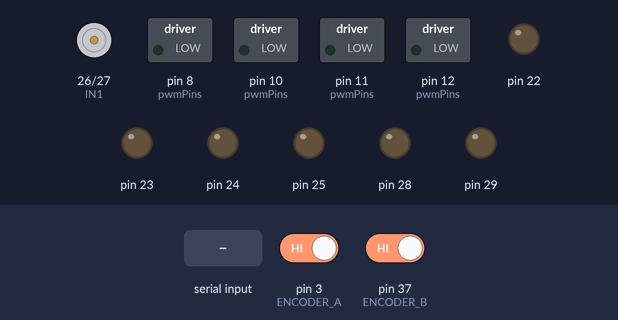
This sketch was run on a simulated Arduino Mega 2560, built with avr-gcc and run on an emulated ATmega2560. Parts: motor-driver pin pairs drawn as motors (green arrow = first pin HIGH = forward, orange = second pin HIGH = backward, longer = more drive, scaled by the enable pin), switched loads named in the sketch (green lamp = pin HIGH), output pins drawn as LEDs (lit = HIGH). The inputs (shaded band) are chosen by the test bench; at power-on: pin 3 (ENCODER_A) HIGH, pin 37 (ENCODER_B) HIGH. What the sketch prints to the serial monitor is not drawn.

Above: at 1.2 s.
1.3 s: "F\n" received over Serial
At 2.1 s:
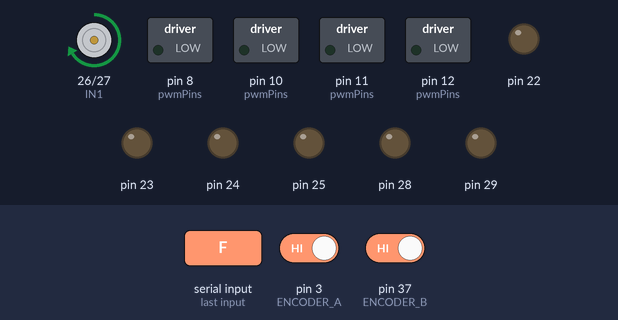
3.8 s: "R\n" received over Serial
At 4.4 s:
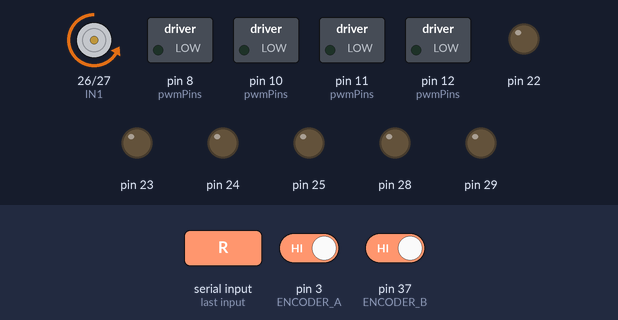
Timing chart, 0 to 6.8 s (numbered marks = the images above; inputs shaded):
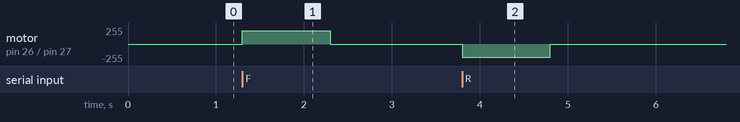

Measured:
- after the input at 1.3 s, motor on pin 26 (IN1) / pin 27 (IN2): stopped → forward 200/255 at once, → stopped 1.0 s later
- after the input at 3.8 s, motor on pin 26 (IN1) / pin 27 (IN2): stopped → backward 200/255 at once, → stopped 1.0 s later

The sketch:

third_motor_test.ino
```cpp
#include <Arduino.h>

// Arduino Mega: one driver channel, encoder A-edge decoding (x2).
const uint8_t ENCODER_A = 3;
const uint8_t ENCODER_B = 37;
volatile long encoderTicks = 0;
volatile unsigned long encoderEdges = 0;
unsigned long lastEncoderReport = 0;

void encoderISR() {
  encoderTicks += digitalRead(ENCODER_A) == digitalRead(ENCODER_B) ? 1 : -1;
  ++encoderEdges;
}

void reportEncoder() {
  noInterrupts();
  long ticks = encoderTicks;
  unsigned long edges = encoderEdges;
  interrupts();
  Serial.print(F("ENC,"));
  Serial.print(ticks);
  Serial.print(F(",EDGES,"));
  Serial.print(edges);
  Serial.print(F(",A,"));
  Serial.print(digitalRead(ENCODER_A));
  Serial.print(F(",B,"));
  Serial.println(digitalRead(ENCODER_B));
}
const uint8_t IN1 = 26;
const uint8_t IN2 = 27;
const uint8_t ENABLE_PWM = 9;
const uint8_t TEST_PWM = 200;
const unsigned long PULSE_MS = 1000;
bool running = false;
unsigned long startedAt = 0;
char command[16];
uint8_t commandLength = 0;
bool overflow = false;

void stopMotor() {
  analogWrite(ENABLE_PWM, 0);
  digitalWrite(IN1, LOW);
  digitalWrite(IN2, LOW);
  running = false;
}

void executeCommand() {
  command[commandLength] = '\0';
  if (overflow) {
    stopMotor();
    Serial.println(F("ERROR,COMMAND_TOO_LONG"));
  } else if (!strcmp(command, "STOP") || !strcmp(command, "S")) {
    stopMotor();
    Serial.println(F("STOPPED"));
  } else if (!strcmp(command, "STATUS")) {
    Serial.println(running ? F("RUNNING") : F("STOPPED"));
    reportEncoder();
  } else if (!strcmp(command, "ENC")) {
    reportEncoder();
  } else if (!strcmp(command, "RST")) {
    if (running) Serial.println(F("ERROR,BUSY"));
    else {
      noInterrupts();
      encoderTicks = 0;
      encoderEdges = 0;
      interrupts();
      reportEncoder();
    }
  } else if (!strcmp(command, "F") || !strcmp(command, "R")) {
    if (running) {
      Serial.println(F("ERROR,BUSY"));
    } else {
      bool forward = command[0] == 'F';
      digitalWrite(IN1, forward ? HIGH : LOW);
      digitalWrite(IN2, forward ? LOW : HIGH);
      startedAt = millis();
      running = true;
      analogWrite(ENABLE_PWM, TEST_PWM);
      Serial.println(forward ? F("START,F,200,1000") : F("START,R,200,1000"));
    }
  } else if (commandLength) {
    stopMotor();
    Serial.println(F("ERROR,UNKNOWN_COMMAND"));
  }
  commandLength = 0;
  overflow = false;
}

void setup() {
  // Hold all wheel channels from the saved four-wheel map stopped.
  const uint8_t pwmPins[] = {8, 9, 10, 11, 12};
  for (uint8_t pin : pwmPins) {
    digitalWrite(pin, LOW);
    pinMode(pin, OUTPUT);
    analogWrite(pin, 0);
  }
  for (uint8_t pin = 22; pin <= 29; ++pin) {
    digitalWrite(pin, LOW);
    pinMode(pin, OUTPUT);
  }
  stopMotor();
  pinMode(ENCODER_A, INPUT_PULLUP);
  pinMode(ENCODER_B, INPUT_PULLUP);
  attachInterrupt(digitalPinToInterrupt(ENCODER_A), encoderISR, CHANGE);
  Serial.begin(115200);
  Serial.println(F("READY,THIRD_MOTOR_V1,IN1=26,IN2=27,EN=9,ENC_A=3,ENC_B=37"));
  Serial.println(F("F/R: PWM200 pulse 1s; STOP/S: stop; STATUS: state. Send newline."));
}

void loop() {
  if (running && millis() - startedAt >= PULSE_MS) {
    stopMotor();
    Serial.println(F("STOPPED,TIMEOUT"));
  }
  if (millis() - lastEncoderReport >= 100) {
    lastEncoderReport = millis();
    reportEncoder();
  }
  // Limit work per iteration so serial input cannot delay pulse timeout.
  for (uint8_t n = 0; n < 16 && Serial.available(); ++n) {
    char c = Serial.read();
    if (c == '\n') executeCommand();
    else if (c != '\r') {
      if (commandLength < sizeof(command) - 1) command[commandLength++] = c;
      else overflow = true;
    }
  }
}
```
